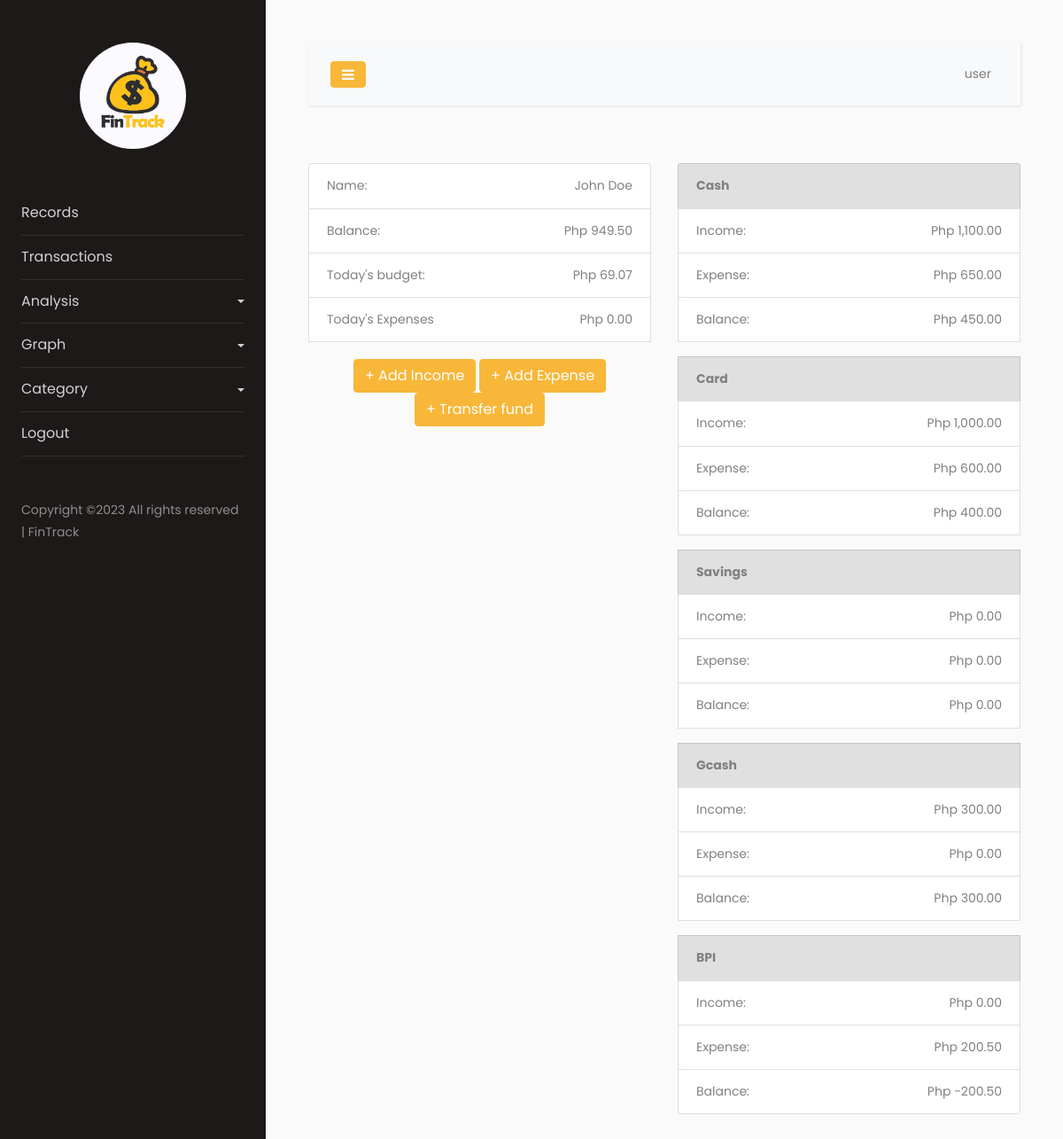
/app/index2.php (signed in), run on the app's committed database.
### tables this page shows
CREATE TABLE `record` (
  `Id` int(11) NOT NULL AUTO_INCREMENT,
  `amount` double DEFAULT NULL,
  `type` varchar(255) DEFAULT NULL,
  `accountId` int(11) DEFAULT NULL,
  `categoryId` int(11) DEFAULT NULL,
  `dateAdded` date DEFAULT NULL,
  `userId` int(11) DEFAULT NULL,
  `notes` text,
  PRIMARY KEY (`Id`)
);

CREATE TABLE `category` (
  `Id` int(11) NOT NULL AUTO_INCREMENT,
  `createdById` int(11) DEFAULT '0',
  `name` varchar(255) DEFAULT NULL,
  `type` varchar(255) DEFAULT NULL,
  PRIMARY KEY (`Id`)
);

### config/Models.php (called while the page is built, shortened)
<?php
include "CRUD.php";
include "functions.php";
function record() {
	$crud = new CRUD;
	$crud->table = "record";
	return $crud;
}
function category() {
	$crud = new CRUD;
	$crud->table = "category";
	return $crud;
}
?>

### config/CRUD.php (called while the page is built)
<?php class CRUD{var $table;var $obj=array();function arrayToQuery($query){$query_array=array();foreach($query as $key=>$key_value){if($key_value=="NOW()"){$query_array[]="$key=$key_value";}else{$query_array[]="$key='".htmlspecialchars($key_value,ENT_QUOTES)."'";}}return implode(', ',$query_array);}function list($query=""){$query=$query?"where ".$query:"";$db=Database::connect();$pdo=$db->prepare("select * from $this->table $query");$pdo->execute();$result=$pdo->fetchAll(PDO::FETCH_OBJ);Database::disconnect();return $result;}function count($query=""){$query=$query?"where ".$query:"";$db=Database::connect();$pdo=$db->prepare("select * from $this->table $query");$pdo->execute();Database::disconnect();return $pdo->rowCount();}function get($args){$db=Database::connect();$pdo=$db->prepare("select * from $this->table where $args");$pdo->execute();$result=$pdo->fetch(PDO::FETCH_OBJ);Database::disconnect();return $result;}function create(){$object=$this->arrayToQuery($this->obj);$db=Database::connect();$pdo=$db->prepare("insert into $this->table set $object");$pdo->execute();Database::disconnect();}function update($args){$object=$this->arrayToQuery($this->obj);$db=Database::connect();$pdo=$db->prepare("update $this->table set $object where $args");$pdo->execute();Database::disconnect();}function delete($args){$db=Database::connect();$pdo=$db->prepare("delete from $this->table where $args");$pdo->execute();Database::disconnect();}} ?>

### config/functions.php (called while the page is built, shortened)
<?php
function format_money($value){
	return number_format($value, 2, '.', ',');
}
?>

### app/index2.php (the view, shortened to what this page needs)
<?php
  $ROOT_DIR="../";
  include $ROOT_DIR . "templates/header.php";
  $userId = $_SESSION["user_session"]["Id"];
  $account_list = category()->list("type='Account' and (createdById=$userId or createdById=0)");
  function get_total_amount($accountId, $userId, $type){
    $result = 0;
    foreach (record()->list("accountId=$accountId and userId=$userId and type='$type'") as $row) {
      $result += $row->amount;
    }
    return $result;
  }
  $expense_list = record()->list("userId=$userId and type='Expense'");
  $totalExpense = 0;
  foreach ($expense_list as $row) {
    $totalExpense += $row->amount;
  }
  $income_list = record()->list("userId=$userId and type='Income'");
  $totalIncome = 0;
  foreach ($income_list as $row) {
    $totalIncome += $row->amount;
  }
$totalBalance = $totalIncome-$totalExpense;
  $today = date("Y-m-d");
  $totalExpenseUntilYesterday = 0;
  foreach (record()->list("userId=$userId and type='Expense' and dateAdded<'$today'") as $row) {
    $totalExpenseUntilYesterday += $row->amount;
  }
  $todayExpense = 0;
  $forcastedAmount = 0;
  if ($expense_list) {
    $startTimeStamp = strtotime($expense_list[0]->dateAdded);
    $endTimeStamp = strtotime(date('Y-m-d'));
    $timeDiff = abs($endTimeStamp - $startTimeStamp);
    if ($timeDiff>0) {
      $numberDays = $timeDiff/86400;
      $numberDays = intval($numberDays);
      $forcastedAmount = $totalExpenseUntilYesterday/$numberDays;
    }
  }
?>
<br>
  <div class="row">
    <div class="col-6">
        <li class="list-group-item">
          <div class="row">
            <div class="col">
              Name:
            </div>
            <div class="col text-right">
              <?=$user['firstName']?> <?=$user['lastName']?>
            </div>
          </div>
        </li>
        <li class="list-group-item">
          <div class="row">
            <div class="col">
              Balance:
            </div>
            <div class="col text-right">
              Php <?=format_money($totalBalance);?>
            </div>
          </div>
        </li>
        <li class="list-group-item">
          <div class="row">
            <div class="col">
              Today's budget:
            </div>
            <div class="col text-right">
               Php <?=format_money($forcastedAmount);?>
            </div>
          </div>
        </li>
        <li class="list-group-item">
          <div class="row">
            <div class="col">
              Today's Expenses
            </div>
            <div class="col text-right">
               Php <?=format_money($todayExpense);?>
            </div>
          </div>
        </li>
        <div class="text-center" style="margin-top:20px;">
          <button type="button" class="btn btn-primary" data-toggle="modal" data-target="#addIncomeModal">
            + Add Income
          </button>
          <button type="button" class="btn btn-primary" data-toggle="modal" data-target="#addExpenseModal">
            + Add Expense
          </button>
          <button type="button" class="btn btn-primary" data-toggle="modal" data-target="#transferFundModal">
            + Transfer fund
          </button>
        </div>
    </div>
    <div class="col-6">
      <?php foreach ($account_list as $row):
        $balance = get_total_amount($row->Id, $userId, "Income")-get_total_amount($row->Id, $userId, "Expense");
         ?>
            <li class="list-group-item" style="background:#e0e0e0;">
              <b><?=$row->name;?></b>
            </li>
             <li class="list-group-item">
               <div class="row">
                 <div class="col">
                   Income:
                 </div>
                 <div class="col text-right">
                    Php <?=format_money(get_total_amount($row->Id, $userId, "Income"));?>
                 </div>
               </div>
             </li>
              <li class="list-group-item">
                <div class="row">
                  <div class="col">
                    Expense:
                  </div>
                  <div class="col text-right">
                     Php <?=format_money(get_total_amount($row->Id, $userId, "Expense"));?>
                  </div>
                </div>
              </li>
               <li class="list-group-item mb-3">
                 <div class="row">
                   <div class="col">
                     Balance:
                   </div>
                   <div class="col text-right">
                      Php <?=format_money($balance);?>
                   </div>
                 </div>
               </li>
      <?php endforeach; ?>
    </div>
  </div>
<?php include $ROOT_DIR . "templates/footer.php"; ?>

### data on the page
record: dateAdded "69.07"
category: name "Cash", Id "1,100.00", Id "650.00", balance "450.00"
category: name "Card", Id.amount "1,000.00", Id "600.00", balance "400.00"
category: name "Savings", Id "0.00", balance "0.00"
category: name "Gcash", Id "300.00", Id "0.00", balance "300.00"
category: name "BPI", Id "0.00", Id.amount "200.50", balance "-200.50"

### other printed values
$user["username"] "user"
$user['firstName'] "John"
$user['lastName'] "Doe"
format_money($totalBalance) "949.50"
format_money($todayExpense) "0.00"
